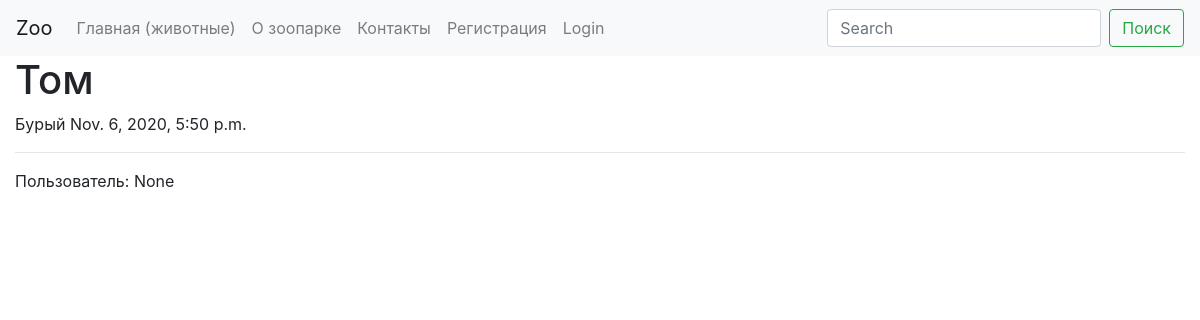
The page /animal/15/ on the database its author committed.
### animals/models.py (models this page shows, shortened)
class Animal(models.Model):
    name = models.CharField(max_length=64)
    kind = models.ForeignKey(Kind, on_delete=models.PROTECT)
    card = models.OneToOneField(AnimalCard, on_delete=models.CASCADE, blank=True, null=True)
    foods = models.ManyToManyField(Food)
    create = models.DateTimeField(auto_now_add=True)
    update = models.DateTimeField(auto_now=True)
    user = models.ForeignKey(User, on_delete=models.SET_NULL, blank=True, null=True)

class Kind(models.Model):
    name = models.CharField(max_length=64)
    family = models.ForeignKey(Family, on_delete=models.PROTECT, db_index=True)
    image = models.ImageField(upload_to='kind', blank=True, null=True)
    unique_together = [['name', 'family']]

### animals/views.py (the view)
# urls.py: path('animal/<int:pk>/', AnimalDetailView.as_view(), name='detail'),
class AnimalDetailView(DetailView):
    model = Animal
    template_name = 'animals/animal.html'

### animals/templates/animals/animal.html (shortened to what this page needs)
{% extends "base.html" %}
{% block main %}
    <h1>{{object.name}}</h1>
    {{object.kind.name}}
    {{object.create}}
    <hr>
    Пользователь: {{object.user}} {{object.user.username}}
{% endblock %}

### rows shown on the page
Animal: name "Том", kind.name "Бурый", create "Nov. 6, 2020, 5:50 p.m.", user "None"
